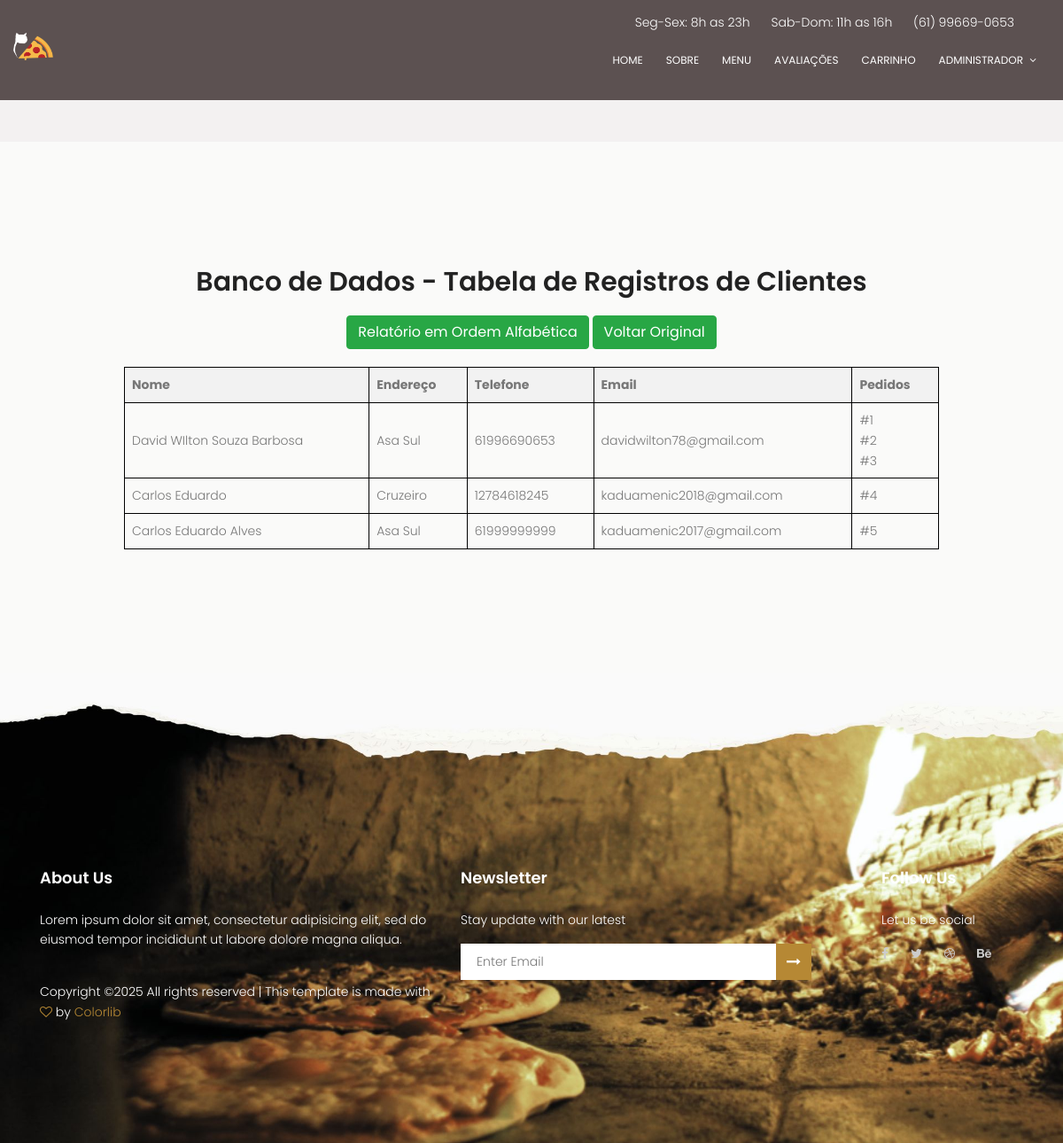
Screenshot of /clientes with the database file from the repository.
### models/pedidos.py (models this page shows, shortened)
class Cliente(db.Model):
    id = db.Column(db.Integer, primary_key=True)
    nome = db.Column(db.String(100), nullable=False)
    endereco = db.Column(db.String(200))
    telefone = db.Column(db.String(20), nullable=False)
    email = db.Column(db.String(100))
    pedidos = db.relationship('Pedido', backref='cliente', lazy=True)

class Pedido(db.Model):
    id = db.Column(db.Integer, primary_key=True)
    numero_pedido = db.Column(db.Integer, unique=True, nullable=False)
    cliente_id = db.Column(db.Integer, db.ForeignKey('cliente.id'), nullable=False)
    itens = db.Column(db.JSON, nullable=False)
    preco_total = db.Column(db.Float, nullable=False)
    local_entrega = db.Column(db.String(100), nullable=False)
    data_pedido = db.Column(db.DateTime, default=db.func.current_timestamp())
    status = db.Column(db.String(20), default='pendente', nullable=False)  # pendente, em_entrega, entregue

### app.py (the view)
@app.route('/clientes')
def lista_clientes():
    clientes = Cliente.query.all()
    return render_template('tabela_cliente.html', clientes=clientes)

### templates/tabela_cliente.html (shortened to what this page needs)
	<!DOCTYPE html>
	<html lang="zxx" class="no-js">
	<head>
			<link rel="stylesheet" href="{{ url_for('static', filename='css/linearicons.css') }}">
			<link rel="stylesheet" href="{{ url_for('static', filename='css/owl.carousel.css') }}">
			<link rel="stylesheet" href="{{ url_for('static', filename='css/font-awesome.min.css') }}">
			<link rel="stylesheet" href="{{ url_for('static', filename='css/nice-select.css') }}">
			<link rel="stylesheet" href="{{ url_for('static', filename='css/magnific-popup.css') }}">
			<link rel="stylesheet" href="{{ url_for('static', filename='css/bootstrap.css') }}">
			<link rel="stylesheet" href="{{ url_for('static', filename='css/main.css') }}">
		</head>
		<body>
			<header id="header" id="home">
				<div class="header-top">
		  			<div class="container">
				  		<div class="row justify-content-end">
				  			<div class="col-lg-8 col-sm-4 col-8 header-top-right no-padding">
				  				<ul>
				  					<li>
				  						Seg-Sex: 8h as 23h
				  					</li>
				  					<li>
				  						Sab-Dom: 11h as 16h
				  					</li>
				  					<li>
				  						<a href="tel:(61) 99669-0653">(61) 99669-0653</a>
				  					</li>
				  				</ul>
				  			</div>
				  		</div>
		  			</div>
				</div>
			    <div class="container no-padding">
			    	<div class="row align-items-center justify-content-between d-flex">
						<div id="logo">
							<a href="{{ url_for('home') }}">
								<img src="{{ url_for('static', filename='img/logo.png') }}" alt="Logo" title="Logo" width="90" height="auto" />
							</a>
						</div>
				      <nav id="nav-menu-container">
				        <ul class="nav-menu no-padding">
				          <li class="menu-active no-padding"><a href="{{ url_for('home') }}">Home</a></li>
				          <li><a href="#about">Sobre</a></li>
				          <li><a href="{{ url_for('menu') }}">Menu</a></li>
				          <li><a href="#review">Avaliações</a></li>
				          <li><a href="{{ url_for('carrinho') }}">Carrinho</a></li>
				          <li class="menu-has-children no-padding"><a href="">Administrador</a>
				          </li>
				        </ul>
				      </nav>
			    	</div>
			    </div>
			  </header>
			  <section class="generic-banner">
				<div class="container">
					<div class="row height align-items-center justify-content-center">
						<div class="col-lg-10">
							<div class="generic-banner-content">
								<h2>Banco de Dados - Tabela de Registros de Clientes</h2>
								<div style="margin: 20px 0;">
									<a href="{{ url_for('relatorio_clientes') }}" class="btn btn-success">Relatório em Ordem Alfabética</a>
									<a href="{{ url_for('lista_clientes') }}" class="btn btn-success">Voltar Original</a>
								</div>
								<table border="1">
								<tr>
									<th>Nome</th>
									<th>Endereço</th>
									<th>Telefone</th>
									<th>Email</th>
									<th>Pedidos</th>
								</tr>
								{% for cliente in clientes %}
								<tr>
									<td>{{ cliente.nome }}</td>
									<td>{{ cliente.endereco }}</td>
									<td>{{ cliente.telefone }}</td>
									<td>{{ cliente.email }}</td>
									<td>
										{% if cliente.pedidos %}
											{% for pedido in cliente.pedidos %}
												#{{ pedido.numero_pedido }}<br>
											{% endfor %}
										{% else %}
											Nenhum pedido
										{% endif %}
									</td>
								</tr>
								{% endfor %}
							</table>
							</div>
						</div>
					</div>
				</div>
			</section>
			<footer class="footer-area section-gap">
				<div class="container">
					<div class="row">
						<div class="col-lg-5 col-md-6 col-sm-6">
							<div class="single-footer-widget">
								<h6>About Us</h6>
								<p>
									Lorem ipsum dolor sit amet, consectetur adipisicing elit, sed do eiusmod tempor incididunt ut labore dolore magna aliqua.
								</p>
								<p class="footer-text">
Copyright &copy;<script>document.write(new Date().getFullYear());</script> All rights reserved | This template is made with <i class="fa fa-heart-o" aria-hidden="true"></i> by <a href="https://colorlib.com" target="_blank">Colorlib</a>
								</p>
							</div>
						</div>
						<div class="col-lg-5  col-md-6 col-sm-6">
							<div class="single-footer-widget">
								<h6>Newsletter</h6>
								<p>Stay update with our latest</p>
								<div class="" id="mc_embed_signup">
									<form target="_blank" novalidate="true" action="https://spondonit.us12.list-manage.com/subscribe/post?u=1462626880ade1ac87bd9c93a&amp;id=92a4423d01" method="get" class="form-inline">
										<input class="form-control" name="EMAIL" placeholder="Enter Email" onfocus="this.placeholder = ''" onblur="this.placeholder = 'Enter Email '" required="" type="email">
			                            	<button class="click-btn btn btn-default"><i class="fa fa-long-arrow-right" aria-hidden="true"></i></button>
									</form>
								</div>
							</div>
						</div>
						<div class="col-lg-2 col-md-6 col-sm-6 social-widget">
							<div class="single-footer-widget">
								<h6>Follow Us</h6>
								<p>Let us be social</p>
								<div class="footer-social d-flex align-items-center">
									<a href="#"><i class="fa fa-facebook"></i></a>
									<a href="#"><i class="fa fa-twitter"></i></a>
									<a href="#"><i class="fa fa-dribbble"></i></a>
									<a href="#"><i class="fa fa-behance"></i></a>
								</div>
							</div>
						</div>
					</div>
				</div>
			</footer>
		</body>
	</html>

### static/css/main.css (style rules this page uses)
body { color: #777777; font-family: "Poppins", sans-serif; font-size: 14px; font-weight: 300; line-height: 1.625em; position: relative; }
ol, ul { margin: 0; padding: 0; list-style: none; }
a { -webkit-transition: all 0.3s ease 0s; -moz-transition: all 0.3s ease 0s; -o-transition: all 0.3s ease 0s; transition: all 0.3s ease 0s; }
a, a:focus, a:hover { text-decoration: none; outline: 0; }
#logo { transform: scale(0.5); transform-origin: top left; }
.btn i, .btn-large i, .btn-floating i, .btn-large i, .btn-flat i { font-size: 1em; line-height: inherit; }
h1, h2, h3, h4, h5, h6 { font-family: "Poppins", sans-serif; color: #222222; line-height: 1.2em !important; margin-bottom: 0; margin-top: 0; font-weight: 600; }
h2, .h2 { font-size: 30px; }
h6, .h6 { font-size: 14px; color: #222222; }
td, th { border-radius: 0px; }
.container.no-padding { padding-left: 0; padding-right: 0; }
.no-padding { padding: 0; }
h2 { font-size: 30px; }
h6 { font-size: 14px; }
h1, h2, h3, h4, h5, h6 { line-height: 1.5em; }
#header { padding: 14px 0; position: fixed; left: 0; top: 0; right: 0; transition: all 0.5s; z-index: 997; }
.header-top ul { text-align: right; margin-right: 5px; }
.header-top ul li { color: #ffffff; display: inline-block; margin-right: 20px; }
.header-top ul li a { color: #fff; }
#header #logo img { padding: 0; margin: 0; }
.nav-menu, .nav-menu * { margin: 0; padding: 0; list-style: none; }
.nav-menu li { position: relative; white-space: nowrap; }
.nav-menu > li { float: left; }
.sf-arrows .sf-with-ul { padding-right: 30px; }
.sf-arrows .sf-with-ul:after { content: "\f107"; position: absolute; right: 15px; font-family: FontAwesome; font-style: normal; font-weight: normal; }
#nav-menu-container { margin: 0; }
.nav-menu a { padding: 0 8px 0px 8px; text-decoration: none; display: inline-block; color: #fff; font-weight: 400; font-size: 12px; text-transform: uppercase; outline: none; }
.nav-menu > li { margin-left: 10px; }
#mobile-nav { position: fixed; top: 0; padding-top: 18px; bottom: 0; z-index: 998; background: rgba(0, 0, 0, 0.8); left: -260px; width: 260px; overflow-y: auto; transition: 0.4s; }
#mobile-nav ul { padding: 0; margin: 0; list-style: none; }
#mobile-nav ul li { position: relative; }
#mobile-nav ul li a { color: #fff; font-size: 13px; text-transform: uppercase; overflow: hidden; padding: 10px 22px 10px 15px; position: relative; text-decoration: none; width: 100%; display: block; outline: none; font-weight: 700; }
.section-gap { padding: 120px 0; }
.footer-area { color: #fff; padding-top: 220px; background: url(../img/footer-bg.jpg) center; background-size: cover; }
.footer-area h6 { color: #fff; margin-bottom: 25px; font-size: 18px; font-weight: 600; }
.footer-social a { padding-right: 25px; -webkit-transition: all 0.3s ease 0s; -moz-transition: all 0.3s ease 0s; -o-transition: all 0.3s ease 0s; transition: all 0.3s ease 0s; }
.footer-social i { color: #cccccc; -webkit-transition: all 0.3s ease 0s; -moz-transition: all 0.3s ease 0s; -o-transition: all 0.3s ease 0s; transition: all 0.3s ease 0s; }
.single-footer-widget input { border: none; width: 80% !important; font-weight: 300; background: #fff; color: #777; padding-left: 20px; border-radius: 0; font-size: 14px; padding: 10px 18px; }
.single-footer-widget .click-btn { background-color: #b68834; color: #fff; border-radius: 0; border-top-left-radius: 0px; border-bottom-left-radius: 0px; padding: 8px 12px; border: 0; }
.footer-text { padding-top: 20px; }
.footer-text a, .footer-text i { color: #b68834; }
.generic-banner { background-color: #fafaf9; text-align: center; }
.generic-banner .height { height: 600px; }
.generic-banner .generic-banner-content h2 { line-height: 1.2em; margin-bottom: 20px; }

### templates/tabela_cliente.html (style rules this page uses)
body { background-color: #f3f1f1; padding-top: 160px; font-family: 'Poppins', sans-serif; }
table { width: 100%; border-collapse: collapse; }
th, td { border: 1px solid black; padding: 8px; text-align: left; }
th { background-color: #f2f2f2; }
header { position: fixed; background-color: #5c5151; }

### rows the page displays
Cliente: nome "David WIlton Souza Barbosa", endereco "Asa Sul", telefone "61996690653", email "davidwilton78@gmail.com"
Pedido: numero_pedido "1"
Pedido: numero_pedido "2"
Pedido: numero_pedido "3"
Cliente: nome "Carlos Eduardo", endereco "Cruzeiro", telefone "12784618245", email "kaduamenic2018@gmail.com"
Pedido: numero_pedido "4"
Cliente: nome "Carlos Eduardo Alves", endereco "Asa Sul", telefone "61999999999", email "kaduamenic2017@gmail.com"
Pedido: numero_pedido "5"
